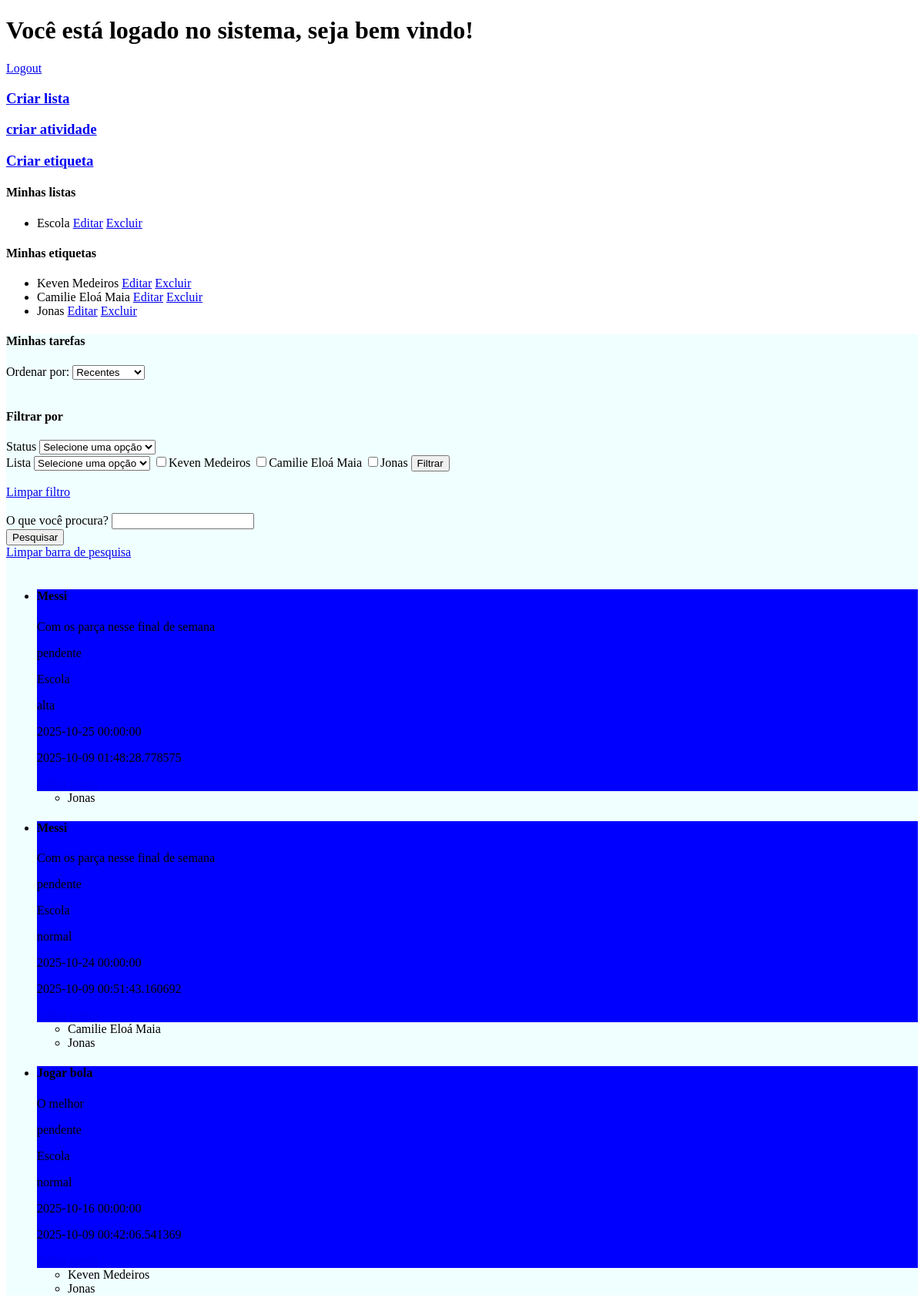
The page /user/ (signed in) on the database as committed earlier.
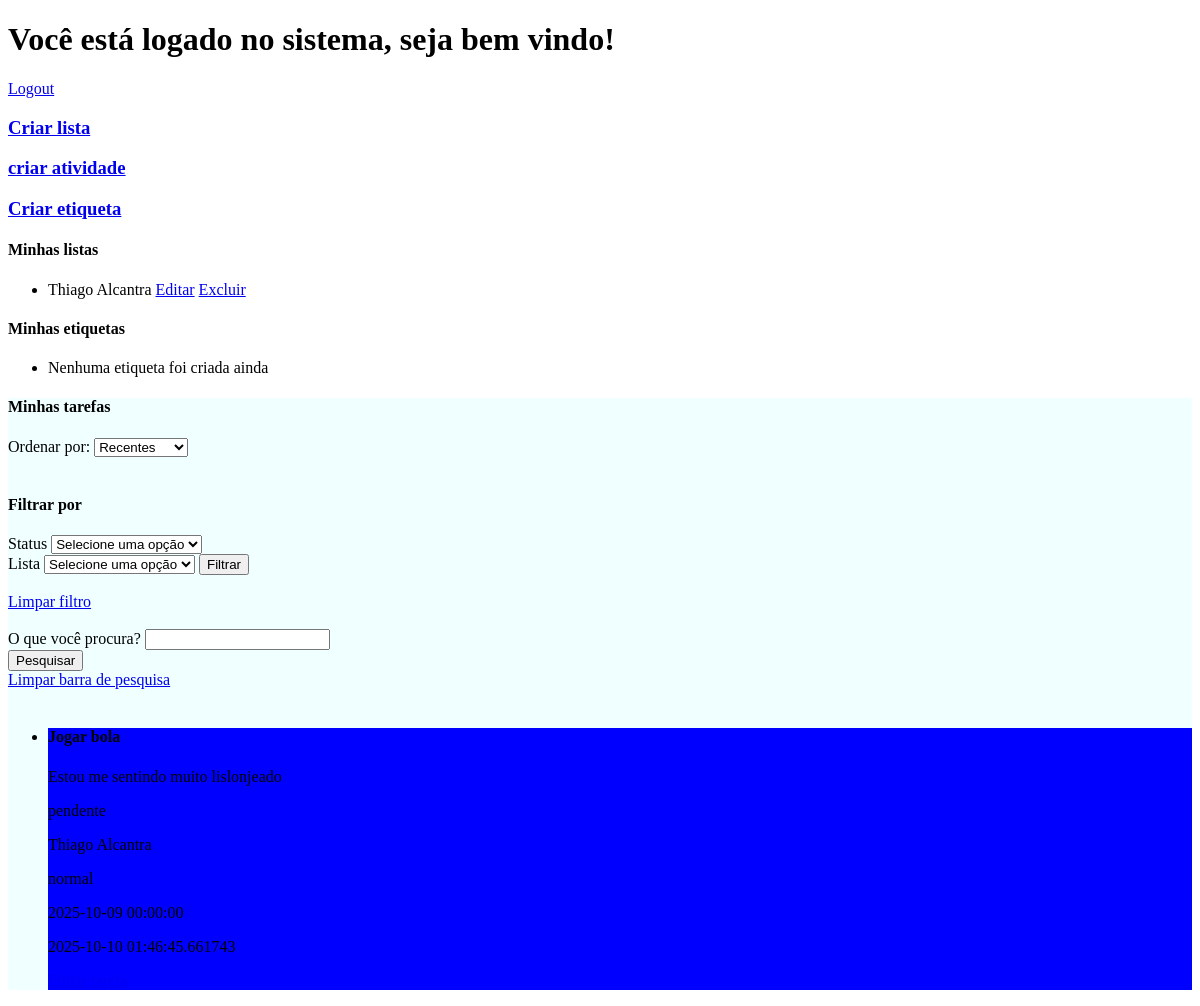
The same page on the database as committed later.
### models/models.py (models this page shows)
class Lista(db.Model):
    __tablename__ = 'lista'
    id = db.Column(db.Integer, primary_key=True)
    nome = db.Column(db.String(120), nullable=False, unique=True)
    usuario_id = db.Column(db.Integer, db.ForeignKey('usuario.id'), nullable=False)
    tarefas = db.relationship('Tarefa', backref='lista', lazy=True)

class Etiqueta(db.Model):
    __tablename__ = 'etiqueta'
    id = db.Column(db.Integer, primary_key=True)
    nome = db.Column(db.String(64), unique=True, nullable=False)
    tarefas = db.relationship('Tarefa', secondary=tarefa_etiqueta, back_populates='etiquetas')
    usuario_id = db.Column(db.Integer, db.ForeignKey('usuario.id'), nullable=False)

class Tarefa(db.Model):
    __tablename__ = 'tarefa'
    id = db.Column(db.Integer, primary_key=True)
    titulo = db.Column(db.String(200), nullable=False)
    descricao = db.Column(db.Text)
    data_limite = db.Column(db.DateTime)
    status = db.Column(db.String(20), default='pendente') # Pendente, Em Andamento, Concluída
    prioridade = db.Column(db.String(20), default='normal') # Baixa, Normal, Alta, Urgente
    ordem = db.Column(db.Integer, default=0) # Aqui é um campo do banco para poder posicionar tarefas de maneira manual de acordo com esse ínice, que ficará variando
    criada_em = db.Column(db.DateTime, default=datetime.utcnow)
    atualizada_em = db.Column(db.DateTime, default=datetime.utcnow, onupdate=datetime.utcnow)
    lista_id = db.Column(db.Integer, db.ForeignKey('lista.id'), nullable=False)
    usuario_id = db.Column(db.Integer, db.ForeignKey('usuario.id'), nullable=False)
    etiquetas = db.relationship('Etiqueta', secondary=tarefa_etiqueta, back_populates='tarefas')
    comentarios = db.relationship('Comentario', backref='tarefa', lazy=True)

### controllers/user_controller.py (the view, shortened to what this page needs)
@user_bp.route('/')
@login_required
def index():
    listas = Lista.query.filter_by(usuario_id=current_user.id).all()
    tarefas = Tarefa.query.filter_by(usuario_id=current_user.id).all()
    etiquetas = Etiqueta.query.all()
    hoje = datetime.today()
    ordem = request.cookies.get('ordem', 'recentes')
    if ordem == 'recentes':
        tarefas = Tarefa.query.order_by(Tarefa.criada_em.desc()).all()
        pass
    elif ordem=='antigas':
        tarefas = Tarefa.query.order_by(Tarefa.criada_em.asc()).all()
        pass
    elif ordem=='prazo_curto':
        tarefas = Tarefa.query.order_by(Tarefa.data_limite.asc()).all()
        pass
    elif ordem == 'prazo_longo':
        tarefas = Tarefa.query.order_by(Tarefa.data_limite.desc()).all()
        pass
    elif ordem=='manual':
        tarefas = Tarefa.query.order_by(Tarefa.ordem.asc()).all()
        pass
    for t in tarefas:
        t.tempo_restante = (t.data_limite - hoje).days + 1
    modo_filtro = session.get('filtro')
    modo_filtro_palavras_chave = session.get('filtro_palavra_chave_modo')
    if modo_filtro_palavras_chave:
        palavras_chave = session.get('filtro_palavra_chave', [])
        if palavras_chave:
            tarefas = [
                    t for t in tarefas if palavras_chave.lower() in t.titulo.lower() or palavras_chave.lower() in t.descricao.lower()
                ]
    return render_template('./user/index.html', ordem=ordem, listas=listas, tarefas=tarefas, etiquetas=etiquetas)

### app.py (called while the page is built)
def create_app():
    app = Flask(__name__)
    app.config['SECRET_KEY'] = 'sua-chave-secreta-aqui'
    app.config['SQLALCHEMY_DATABASE_URI'] = 'sqlite:///todo_app.db'
    app.config['SQLALCHEMY_TRACK_MODIFICATIONS'] = False
    db.init_app(app)
    login_manager = LoginManager()
    login_manager.init_app(app)
    login_manager.login_view = 'auth.logar_no_sistema'
    login_manager.login_message = 'Por favor, faça login para acessar esta página.'
    @login_manager.user_loader
    def load_user(user_id):
        return Usuario.query.get(int(user_id))
    app.register_blueprint(auth_bp)
    app.register_blueprint(user_bp)
    app.register_blueprint(email_bp)
    iniciar_scheduler(app)
    with app.app_context():
        db.create_all()
    return app

### templates/user/index.html (shortened to what this page needs)
<!DOCTYPE html>
<html lang="en">
<head>
</head>
<body>
    <h1>Você está logado no sistema, seja bem vindo!</h1>
    <a href="{{ url_for('auth.deslogar_do_sistema') }}">Logout</a>
    <h3><a href="{{ url_for('user.criar_lista') }}">Criar lista</a></h3>
    <h3><a href="{{ url_for('user.criar_atividade') }}">criar atividade</a></h3>
    <h3><a href="{{ url_for('user.criar_etiqueta') }}">Criar etiqueta</a></h3>
    <h4>Minhas listas</h4>
    <ul>
        {% for list in listas %}
        <li>{{ list.nome }} <a href="{{ url_for('user.editar_lista', id=list.id) }}">Editar</a> <a href="{{ url_for('user.excluir_lista', id=list.id) }}">Excluir</a></li>
        {% else %}
        <li>Nenhuma lista foi criada ainda</li>
        {% endfor %}
    </ul>
    <h4>Minhas etiquetas</h4>
    <ul>
        {% for etiqueta in etiquetas %}
        <li>{{ etiqueta.nome }} <a href="{{ url_for('user.atualizar_etiqueta', id=etiqueta.id) }}">Editar</a> <a href="{{ url_for('user.excluir_etiqueta', id=etiqueta.id) }}">Excluir</a></li>
        {% else %}
        <li>Nenhuma etiqueta foi criada ainda</li>
        {% endfor %}
    </ul>
    <div class="tasks_container" style="background-color: azure;">
        <h4> Minhas tarefas </h4>
        <form action="{{ url_for('user.ordenar_tarefa') }}" method="post">
            <label for="ordem"> Ordenar por:
                <select name="ordem" id="ordem_select" onchange="this.form.submit()">
                    <option {% if ordem=='recentes' %}selected{% endif %} value="recentes">Recentes</option>
                </select>
            </label>
        </form>
        <br>
        <form action="{{ url_for('user.filtrar_tarefas') }}" method="post">
            <h4>Filtrar por</h4>
            <label for="status"> Status
                <select name="status" id="status">
                    <option value="">Selecione uma opção</option>
                </select>
            </label>
            <br>
            <label for="lista"> Lista
                <select name="lista" id="lista">
                    <option value="">Selecione uma opção</option>
                </select>
            </label>
            {% set filtros_etiquetas = session.get('filtros', [{}])[0].get('etiquetas', []) | map('int') | list %}
            {% for etiqueta in etiquetas %}
            <label for="etiqueta_filtro"><input {% if etiqueta.id in filtros_etiquetas %}checked{% endif %} type="checkbox" name="etiqueta_filtro" value="{{ etiqueta.id }}">{{ etiqueta.nome }}</label>
            {% endfor %}
            <input type="submit" value="Filtrar">
        </form>
        <br>
        <a href="{{ url_for('user.limpar_filtro') }}">Limpar filtro</a>
        <br>
        <br>
                <form action="{{ url_for('user.filtrar_tarefas_by_palavras_chave') }}" method="post">
                    <label for="barra_pesquisa">O que você procura?
                        {% if session.get('filtro_palavra_chave_modo')==True %}
                        <input value="{{ session.get('filtro_palavra_chave') }}" name="barra_pesquisa" type="text">
                        {% else %}
                        <input type="text" name="barra_pesquisa">
                        {% endif %}
                    </label>
                    <br>
                    <input type="submit" value="Pesquisar">
                </form>
                <a href="{{ url_for('user.apagar_filtro_de_palavras_chave') }}">Limpar barra de pesquisa</a>
            <br>
        <br>
        <ul {% if ordem=='manual' %} id="lista_de_tarefas" {% endif %}>
        {% for tarefa in tarefas %}
        <li data-id="{{ tarefa.id }}" >
            <div class="task" style="background-color: blue;">
                <h4>{{ tarefa.titulo }}</h4>
                <p> {{ tarefa.descricao }}</p>
                <p>{{ tarefa.status }}</p>
                <p>{{ tarefa.lista.nome }}</p>
                <p>{{ tarefa.prioridade }}</p>
                <p>{{ tarefa.data_limite }}</p>
                <p>{{ tarefa.criada_em }}</p>
                <a href="{{ url_for('user.editar_tarefa', id=tarefa.id) }}">Editar tarefa</a>
            </div>
            <div class="tarefa_etiqueta">
                <ul>
                {% for etiqueta in tarefa.etiquetas %}
                    <li>{{ etiqueta.nome }}</li>
                {% endfor %}
                </ul>
            </div>
        </li>
        {% endfor %}
    </ul>
    </div>
</body>
</html>

Rows that differ between the two databases and show on the page:
removed Etiqueta: nome "Keven Medeiros"
removed Etiqueta: nome "Camilie Eloá Maia"
removed Etiqueta: nome "Jonas"
removed Tarefa: titulo "Messi", descricao "Com os parça nesse final de semana", status "pendente", lista.nome "Escola", prioridade "alta", data_limite "2025-10-25 00:00:00", criada_em "2025-10-09 01:48:28.778575"
removed Tarefa: titulo "Messi", descricao "Com os parça nesse final de semana", status "pendente", lista.nome "Escola", prioridade "normal", data_limite "2025-10-24 00:00:00", criada_em "2025-10-09 00:51:43.160692"
changed Lista: nome "Escola" → "Thiago Alcantra"
changed Tarefa "Jogar bola": descricao "O melhor" → "Estou me sentindo muito lislonjeado"; lista.nome "Escola" → "Thiago Alcantra"; data_limite "2025-10-16 00:00:00" → "2025-10-09 00:00:00"; criada_em "2025-10-09 00:42:06.541369" → "2025-10-10 01:46:45.661743"
Other text that changed with them:
text now shown: "Nenhuma etiqueta foi criada ainda"
